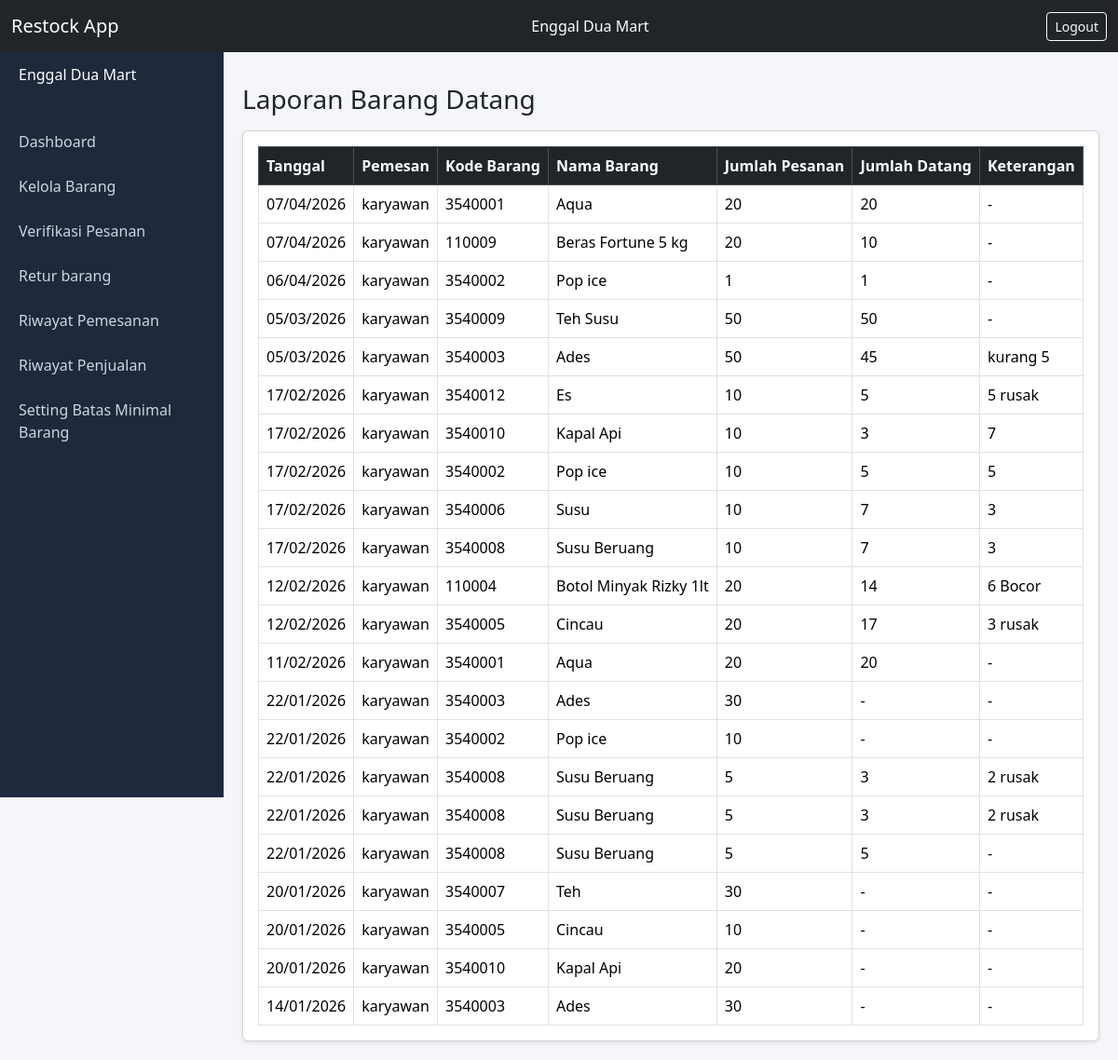
The page /laporan/barang-datang/ (signed in) on the database its author committed.
### inventory/models.py (models this page shows, shortened)
class Pemesanan(models.Model):
    STATUS_CHOICES = [
        ('pending', 'Pending'),
        ('disetujui', 'Disetujui'),
        ('datang','Barang Datang'),
        ('ditolak', 'Ditolak'),
    ]
    barang = models.ForeignKey(Barang, on_delete=models.CASCADE)
    user_2 = models.ForeignKey(User, on_delete=models.CASCADE)
    jumlah = models.IntegerField()
    status_2 = models.CharField(max_length=20, choices=STATUS_CHOICES, default='pending')
    tanggal_pesan = models.DateField(auto_now_add=True)
    tanggal_datang = models.DateField(null=True, blank=True)
    jumlah_datang = models.IntegerField(null=True, blank=True)
    jumlah_rusak = models.IntegerField(null=True, blank=True, default=0)
    keterangan = models.TextField(null=True, blank=True)

class User(models.Model):
    ROLE_CHOICES = [
        ('admin', 'Admin'),
        ('karyawan', 'Karyawan'),
    ]
    username = models.CharField(max_length=150, unique=True)
    password = models.CharField(max_length=255)
    role = models.CharField(max_length=20, choices=ROLE_CHOICES)

class Barang(models.Model):
    kode_barang = models.IntegerField(primary_key=True)
    nama_barang = models.CharField(max_length=100)
    stock = models.IntegerField()
    harga = models.DecimalField(max_digits=12, decimal_places=2)
    batas_minimal = models.IntegerField(default=15)

### inventory/views.py (the view)
        def wrapper(request, *args, **kwargs):
            user_role = request.session.get('role')
            if user_role not in allowed_roles:
                return HttpResponseForbidden("Tidak punya akses.")
            return view_func(request, *args, **kwargs)

### inventory/views.py (called while the page is built)
def require_login(view_func):
    def wrapper(request, *args, **kwargs):
        if not request.session.get('user_id'):
            return redirect('login')
        return view_func(request, *args, **kwargs)
    return wrapper

def require_role(*allowed_roles):
    def decorator(view_func):
        def wrapper(request, *args, **kwargs):
            user_role = request.session.get('role')
            if user_role not in allowed_roles:
                return HttpResponseForbidden("Tidak punya akses.")
            return view_func(request, *args, **kwargs)
        return wrapper
    return decorator

@require_login
@require_role('admin')
def laporan_barang_datang(request):
    pemesanan_list = Pemesanan.objects.filter(status_2='datang').select_related('barang', 'user_2').order_by('-tanggal_pesan')
    return render(request, 'laporan_barang_datang.html', {
        'pemesanan_list': pemesanan_list,
        'role': 'admin'
    })

### inventory/templates/laporan_barang_datang.html (shortened to what this page needs)
{% extends 'base.html' %}
{% block content %}
<h3 class="mb-3">Laporan Barang Datang</h3>
<div class="card shadow-sm">
  <div class="card-body">
    <table class="table table-bordered table-hover align-middle mb-0" >
      <thead class="table-dark">
        <tr>
          <th>Tanggal</th>
          <th>Pemesan</th>
          <th>Kode Barang</th>
          <th>Nama Barang</th>
          <th>Jumlah Pesanan</th>
          <th>Jumlah Datang</th>
          <th>Keterangan</th>
        </tr>
      </thead>
      <tbody>
        {% for p in pemesanan_list %}
        <tr>
          <td>{{ p.tanggal_pesan|date:"d/m/Y" }}</td>
          <td>{{ p.user_2.username }}</td>
          <td>{{ p.barang.kode_barang }}</td>
          <td>{{ p.barang.nama_barang }}</td>
          <td>{{ p.jumlah }}</td>
          <td>
            {% if p.jumlah_datang %}
              {{ p.jumlah_datang }}
            {% else %}
              -
            {% endif %}
          </td>
          <td>
            {% if p.keterangan %}
              {{ p.keterangan }}
            {% else %}
              -
            {% endif %}
          </td>
        </tr>
        {% empty %}
        <tr>
          <td colspan="7" class="text-center">
            Belum ada data barang datang
          </td>
        </tr>
        {% endfor %}
      </tbody>
    </table>
  </div>
</div>
{% endblock %}

### inventory/templates/base.html (style rules this page uses)
body { background:#f5f6fa; }

### rows shown on the page
Pemesanan: tanggal_pesan "07/04/2026", user_2.username "karyawan", barang.kode_barang "3540001", barang.nama_barang "Aqua", jumlah "20", jumlah_datang "20"
Pemesanan: tanggal_pesan "07/04/2026", user_2.username "karyawan", barang.kode_barang "110009", barang.nama_barang "Beras Fortune 5 kg", jumlah "20", jumlah_datang "10"
Pemesanan: tanggal_pesan "06/04/2026", user_2.username "karyawan", barang.kode_barang "3540002", barang.nama_barang "Pop ice", jumlah "1", jumlah_datang "1"
Pemesanan: tanggal_pesan "05/03/2026", user_2.username "karyawan", barang.kode_barang "3540009", barang.nama_barang "Teh Susu", jumlah "50", jumlah_datang "50"
Pemesanan: tanggal_pesan "05/03/2026", user_2.username "karyawan", barang.kode_barang "3540003", barang.nama_barang "Ades", jumlah "50", jumlah_datang "45", keterangan "kurang 5"
Pemesanan: tanggal_pesan "17/02/2026", user_2.username "karyawan", barang.kode_barang "3540012", barang.nama_barang "Es", jumlah "10", jumlah_datang "5", keterangan "5 rusak"
Pemesanan: tanggal_pesan "17/02/2026", user_2.username "karyawan", barang.kode_barang "3540010", barang.nama_barang "Kapal Api", jumlah "10", jumlah_datang "3", keterangan "7"
Pemesanan: tanggal_pesan "17/02/2026", user_2.username "karyawan", barang.kode_barang "3540002", barang.nama_barang "Pop ice", jumlah "10", jumlah_datang "5", keterangan "5"
Pemesanan: tanggal_pesan "17/02/2026", user_2.username "karyawan", barang.kode_barang "3540006", barang.nama_barang "Susu", jumlah "10", jumlah_datang "7", keterangan "3"
Pemesanan: tanggal_pesan "17/02/2026", user_2.username "karyawan", barang.kode_barang "3540008", barang.nama_barang "Susu Beruang", jumlah "10", jumlah_datang "7", keterangan "3"
Pemesanan: tanggal_pesan "12/02/2026", user_2.username "karyawan", barang.kode_barang "110004", barang.nama_barang "Botol Minyak Rizky 1lt", jumlah "20", jumlah_datang "14", keterangan "6 Bocor"
Pemesanan: tanggal_pesan "12/02/2026", user_2.username "karyawan", barang.kode_barang "3540005", barang.nama_barang "Cincau", jumlah "20", jumlah_datang "17", keterangan "3 rusak"
Pemesanan: tanggal_pesan "11/02/2026", user_2.username "karyawan", barang.kode_barang "3540001", barang.nama_barang "Aqua", jumlah "20", jumlah_datang "20"
Pemesanan: tanggal_pesan "22/01/2026", user_2.username "karyawan", barang.kode_barang "3540003", barang.nama_barang "Ades", jumlah "30"
Pemesanan: tanggal_pesan "22/01/2026", user_2.username "karyawan", barang.kode_barang "3540002", barang.nama_barang "Pop ice", jumlah "10"
Pemesanan: tanggal_pesan "22/01/2026", user_2.username "karyawan", barang.kode_barang "3540008", barang.nama_barang "Susu Beruang", jumlah "5", jumlah_datang "3", keterangan "2 rusak"
Pemesanan: tanggal_pesan "22/01/2026", user_2.username "karyawan", barang.kode_barang "3540008", barang.nama_barang "Susu Beruang", jumlah "5", jumlah_datang "3", keterangan "2 rusak"
Pemesanan: tanggal_pesan "22/01/2026", user_2.username "karyawan", barang.kode_barang "3540008", barang.nama_barang "Susu Beruang", jumlah "5", jumlah_datang "5"
Pemesanan: tanggal_pesan "20/01/2026", user_2.username "karyawan", barang.kode_barang "3540007", barang.nama_barang "Teh", jumlah "30"
Pemesanan: tanggal_pesan "20/01/2026", user_2.username "karyawan", barang.kode_barang "3540005", barang.nama_barang "Cincau", jumlah "10"
Pemesanan: tanggal_pesan "20/01/2026", user_2.username "karyawan", barang.kode_barang "3540010", barang.nama_barang "Kapal Api", jumlah "20"
Pemesanan: tanggal_pesan "14/01/2026", user_2.username "karyawan", barang.kode_barang "3540003", barang.nama_barang "Ades", jumlah "30"
